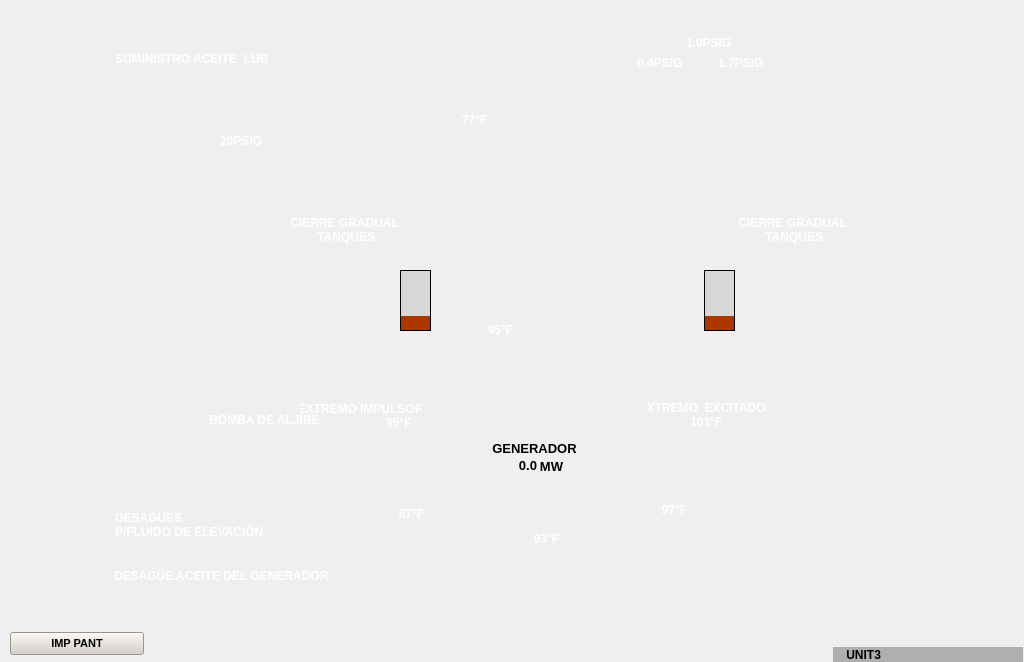
<?xml version="1.0" encoding="UTF-8"?>
<ui version="4.0">
 <class>B2</class>
 <widget class="QWidget" name="B2">
  <property name="geometry">
   <rect>
    <x>0</x>
    <y>0</y>
    <width>1024</width>
    <height>662</height>
   </rect>
  </property>
  <property name="minimumSize">
   <size>
    <width>1024</width>
    <height>662</height>
   </size>
  </property>
  <property name="maximumSize">
   <size>
    <width>1024</width>
    <height>662</height>
   </size>
  </property>
  <property name="windowTitle">
   <string>Form</string>
  </property>
  <widget class="QLabel" name="lbBack">
   <property name="geometry">
    <rect>
     <x>0</x>
     <y>0</y>
     <width>1024</width>
     <height>662</height>
    </rect>
   </property>
   <property name="minimumSize">
    <size>
     <width>1024</width>
     <height>662</height>
    </size>
   </property>
   <property name="maximumSize">
    <size>
     <width>1024</width>
     <height>662</height>
    </size>
   </property>
   <property name="text">
    <string/>
   </property>
   <property name="pixmap">
    <pixmap resource="../Resources.qrc">:/Resources/PNG/B2.png</pixmap>
   </property>
  </widget>
  <widget class="AWMultiObject" name="bombaAlj">
   <property name="geometry">
    <rect>
     <x>217</x>
     <y>450</y>
     <width>101</width>
     <height>81</height>
    </rect>
   </property>
   <property name="Value">
    <number>1</number>
   </property>
   <property name="ElementType">
    <enum>AWMultiObject::BOMBATD</enum>
   </property>
   <property name="OnColor">
    <enum>AWMultiObject::Green</enum>
   </property>
  </widget>
  <widget class="AInstrumentIndicator" name="indBomAlj">
   <property name="geometry">
    <rect>
     <x>240</x>
     <y>413</y>
     <width>61</width>
     <height>61</height>
    </rect>
   </property>
   <property name="Value">
    <number>2</number>
   </property>
   <property name="Orientation">
    <enum>AWMultEstateWidget::Degree90</enum>
   </property>
  </widget>
  <widget class="AInstrumentIndicator" name="ind95F">
   <property name="geometry">
    <rect>
     <x>466</x>
     <y>330</y>
     <width>61</width>
     <height>61</height>
    </rect>
   </property>
   <property name="intID">
    <number>-1</number>
   </property>
   <property name="isUpdateable" stdset="0">
    <bool>false</bool>
   </property>
   <property name="Value">
    <number>2</number>
   </property>
   <property name="Orientation">
    <enum>AWMultEstateWidget::Degree0</enum>
   </property>
   <property name="LineAngle" stdset="0">
    <double>118.000000000000000</double>
   </property>
  </widget>
  <widget class="AInstrumentIndicator" name="ind20Psig">
   <property name="geometry">
    <rect>
     <x>205</x>
     <y>138</y>
     <width>61</width>
     <height>61</height>
    </rect>
   </property>
   <property name="Value">
    <number>2</number>
   </property>
   <property name="Orientation">
    <enum>AWMultEstateWidget::Degree180</enum>
   </property>
  </widget>
  <widget class="AInstrumentIndicator" name="ind77f">
   <property name="geometry">
    <rect>
     <x>442</x>
     <y>119</y>
     <width>61</width>
     <height>61</height>
    </rect>
   </property>
   <property name="Value">
    <number>2</number>
   </property>
   <property name="Orientation">
    <enum>AWMultEstateWidget::Degree0</enum>
   </property>
  </widget>
  <widget class="AInstrumentIndicator" name="ind93f">
   <property name="geometry">
    <rect>
     <x>472</x>
     <y>510</y>
     <width>61</width>
     <height>61</height>
    </rect>
   </property>
   <property name="intID">
    <number>-1</number>
   </property>
   <property name="isUpdateable" stdset="0">
    <bool>false</bool>
   </property>
   <property name="Value">
    <number>2</number>
   </property>
   <property name="Orientation">
    <enum>AWMultEstateWidget::Degree0</enum>
   </property>
   <property name="LineAngle" stdset="0">
    <double>-111.000000000000000</double>
   </property>
  </widget>
  <widget class="AInstrumentIndicator" name="ind0_4psig">
   <property name="geometry">
    <rect>
     <x>618</x>
     <y>60</y>
     <width>61</width>
     <height>61</height>
    </rect>
   </property>
   <property name="Value">
    <number>2</number>
   </property>
   <property name="Orientation">
    <enum>AWMultEstateWidget::Degree90</enum>
   </property>
  </widget>
  <widget class="AInstrumentIndicator" name="ind1_7psig">
   <property name="geometry">
    <rect>
     <x>698</x>
     <y>60</y>
     <width>61</width>
     <height>61</height>
    </rect>
   </property>
   <property name="Value">
    <number>2</number>
   </property>
   <property name="Orientation">
    <enum>AWMultEstateWidget::Degree90</enum>
   </property>
  </widget>
  <widget class="AInstrumentIndicator" name="indCierGraD">
   <property name="geometry">
    <rect>
     <x>687</x>
     <y>193</y>
     <width>61</width>
     <height>61</height>
    </rect>
   </property>
   <property name="Value">
    <number>2</number>
   </property>
   <property name="Orientation">
    <enum>AWMultEstateWidget::Degree90</enum>
   </property>
  </widget>
  <widget class="AInstrumentIndicator" name="ind97f">
   <property name="geometry">
    <rect>
     <x>637</x>
     <y>510</y>
     <width>61</width>
     <height>61</height>
    </rect>
   </property>
   <property name="intID">
    <number>-1</number>
   </property>
   <property name="isUpdateable" stdset="0">
    <bool>false</bool>
   </property>
   <property name="Value">
    <number>2</number>
   </property>
   <property name="Orientation">
    <enum>AWMultEstateWidget::Degree180</enum>
   </property>
   <property name="LineAngle" stdset="0">
    <double>0.000000000000000</double>
   </property>
  </widget>
  <widget class="AInstrumentIndicator" name="indExtImp101f">
   <property name="geometry">
    <rect>
     <x>668</x>
     <y>423</y>
     <width>61</width>
     <height>61</height>
    </rect>
   </property>
   <property name="intID">
    <number>-1</number>
   </property>
   <property name="isUpdateable" stdset="0">
    <bool>false</bool>
   </property>
   <property name="Value">
    <number>2</number>
   </property>
   <property name="Orientation">
    <enum>AWMultEstateWidget::Degree180</enum>
   </property>
   <property name="LineAngle" stdset="0">
    <double>1.000000000000000</double>
   </property>
  </widget>
  <widget class="AInstrumentIndicator" name="indExtImp95f">
   <property name="geometry">
    <rect>
     <x>355</x>
     <y>423</y>
     <width>61</width>
     <height>61</height>
    </rect>
   </property>
   <property name="intID">
    <number>-1</number>
   </property>
   <property name="isUpdateable" stdset="0">
    <bool>false</bool>
   </property>
   <property name="Value">
    <number>2</number>
   </property>
   <property name="Orientation">
    <enum>AWMultEstateWidget::Degree0</enum>
   </property>
   <property name="LineAngle" stdset="0">
    <double>1.000000000000000</double>
   </property>
  </widget>
  <widget class="AInstrumentIndicator" name="ind87f">
   <property name="geometry">
    <rect>
     <x>375</x>
     <y>511</y>
     <width>61</width>
     <height>61</height>
    </rect>
   </property>
   <property name="intID">
    <number>-1</number>
   </property>
   <property name="isUpdateable" stdset="0">
    <bool>false</bool>
   </property>
   <property name="Value">
    <number>2</number>
   </property>
   <property name="Orientation">
    <enum>AWMultEstateWidget::Degree0</enum>
   </property>
   <property name="LineAngle" stdset="0">
    <double>0.000000000000000</double>
   </property>
  </widget>
  <widget class="AInstrumentIndicator" name="indCierGraI">
   <property name="geometry">
    <rect>
     <x>385</x>
     <y>194</y>
     <width>61</width>
     <height>61</height>
    </rect>
   </property>
   <property name="Value">
    <number>2</number>
   </property>
   <property name="Orientation">
    <enum>AWMultEstateWidget::Degree90</enum>
   </property>
  </widget>
  <widget class="QLabel" name="lbSumAceT">
   <property name="geometry">
    <rect>
     <x>115</x>
     <y>51</y>
     <width>191</width>
     <height>16</height>
    </rect>
   </property>
   <property name="font">
    <font>
     <weight>75</weight>
     <bold>true</bold>
    </font>
   </property>
   <property name="styleSheet">
    <string notr="true">color: rgb(255, 255, 255);</string>
   </property>
   <property name="text">
    <string>SUMINISTRO ACEITE  LUB</string>
   </property>
  </widget>
  <widget class="QLabel" name="lbPsigT">
   <property name="geometry">
    <rect>
     <x>220</x>
     <y>133</y>
     <width>101</width>
     <height>16</height>
    </rect>
   </property>
   <property name="font">
    <font>
     <weight>75</weight>
     <bold>true</bold>
    </font>
   </property>
   <property name="styleSheet">
    <string notr="true">color: rgb(255, 255, 255);</string>
   </property>
   <property name="text">
    <string>20PSIG</string>
   </property>
  </widget>
  <widget class="QLabel" name="lb77fT">
   <property name="geometry">
    <rect>
     <x>449</x>
     <y>112</y>
     <width>51</width>
     <height>16</height>
    </rect>
   </property>
   <property name="font">
    <font>
     <weight>75</weight>
     <bold>true</bold>
    </font>
   </property>
   <property name="styleSheet">
    <string notr="true">color: rgb(255, 255, 255);</string>
   </property>
   <property name="text">
    <string>77°F</string>
   </property>
   <property name="alignment">
    <set>Qt::AlignCenter</set>
   </property>
  </widget>
  <widget class="QLabel" name="lb0_4psigT">
   <property name="geometry">
    <rect>
     <x>637</x>
     <y>55</y>
     <width>61</width>
     <height>16</height>
    </rect>
   </property>
   <property name="font">
    <font>
     <weight>75</weight>
     <bold>true</bold>
    </font>
   </property>
   <property name="styleSheet">
    <string notr="true">color: rgb(255, 255, 255);</string>
   </property>
   <property name="text">
    <string>0.4PSIG</string>
   </property>
  </widget>
  <widget class="QLabel" name="lb1_0PsigT">
   <property name="geometry">
    <rect>
     <x>686</x>
     <y>35</y>
     <width>61</width>
     <height>16</height>
    </rect>
   </property>
   <property name="font">
    <font>
     <weight>75</weight>
     <bold>true</bold>
    </font>
   </property>
   <property name="styleSheet">
    <string notr="true">color: rgb(255, 255, 255);</string>
   </property>
   <property name="text">
    <string>1.0PSIG</string>
   </property>
  </widget>
  <widget class="QLabel" name="lb1_7psigT">
   <property name="geometry">
    <rect>
     <x>718</x>
     <y>55</y>
     <width>61</width>
     <height>16</height>
    </rect>
   </property>
   <property name="font">
    <font>
     <weight>75</weight>
     <bold>true</bold>
    </font>
   </property>
   <property name="styleSheet">
    <string notr="true">color: rgb(255, 255, 255);</string>
   </property>
   <property name="text">
    <string>1.7PSIG</string>
   </property>
  </widget>
  <widget class="QLabel" name="lbCierGraIT">
   <property name="geometry">
    <rect>
     <x>289</x>
     <y>209</y>
     <width>111</width>
     <height>41</height>
    </rect>
   </property>
   <property name="font">
    <font>
     <weight>75</weight>
     <bold>true</bold>
    </font>
   </property>
   <property name="styleSheet">
    <string notr="true">color: rgb(255, 255, 255);</string>
   </property>
   <property name="text">
    <string>CIERRE GRADUAL 
 TANQUES</string>
   </property>
   <property name="alignment">
    <set>Qt::AlignCenter</set>
   </property>
  </widget>
  <widget class="QLabel" name="lbCierGraDT">
   <property name="geometry">
    <rect>
     <x>737</x>
     <y>209</y>
     <width>111</width>
     <height>41</height>
    </rect>
   </property>
   <property name="font">
    <font>
     <weight>75</weight>
     <bold>true</bold>
    </font>
   </property>
   <property name="styleSheet">
    <string notr="true">color: rgb(255, 255, 255);</string>
   </property>
   <property name="text">
    <string>CIERRE GRADUAL 
 TANQUES</string>
   </property>
   <property name="alignment">
    <set>Qt::AlignCenter</set>
   </property>
  </widget>
  <widget class="QLabel" name="lb95FT">
   <property name="geometry">
    <rect>
     <x>475</x>
     <y>322</y>
     <width>51</width>
     <height>16</height>
    </rect>
   </property>
   <property name="font">
    <font>
     <weight>75</weight>
     <bold>true</bold>
    </font>
   </property>
   <property name="styleSheet">
    <string notr="true">color: rgb(255, 255, 255);</string>
   </property>
   <property name="text">
    <string>95°F</string>
   </property>
   <property name="alignment">
    <set>Qt::AlignCenter</set>
   </property>
  </widget>
  <widget class="QLabel" name="lbDesFluT">
   <property name="geometry">
    <rect>
     <x>115</x>
     <y>504</y>
     <width>161</width>
     <height>41</height>
    </rect>
   </property>
   <property name="font">
    <font>
     <pointsize>9</pointsize>
     <weight>75</weight>
     <bold>true</bold>
    </font>
   </property>
   <property name="styleSheet">
    <string notr="true">color: rgb(255, 255, 255);</string>
   </property>
   <property name="text">
    <string>DESAGÜES
P/FLUIDO DE ELEVACIÓN</string>
   </property>
   <property name="alignment">
    <set>Qt::AlignLeading|Qt::AlignLeft|Qt::AlignVCenter</set>
   </property>
  </widget>
  <widget class="QLabel" name="lbDesAceT">
   <property name="geometry">
    <rect>
     <x>114</x>
     <y>565</y>
     <width>221</width>
     <height>21</height>
    </rect>
   </property>
   <property name="font">
    <font>
     <pointsize>9</pointsize>
     <weight>75</weight>
     <bold>true</bold>
    </font>
   </property>
   <property name="styleSheet">
    <string notr="true">color: rgb(255, 255, 255);</string>
   </property>
   <property name="text">
    <string>DESAGÜE ACEITE DEL GENERADOR</string>
   </property>
   <property name="alignment">
    <set>Qt::AlignLeading|Qt::AlignLeft|Qt::AlignVCenter</set>
   </property>
  </widget>
  <widget class="QLabel" name="lbBomAljT">
   <property name="geometry">
    <rect>
     <x>209</x>
     <y>412</y>
     <width>111</width>
     <height>16</height>
    </rect>
   </property>
   <property name="font">
    <font>
     <weight>75</weight>
     <bold>true</bold>
    </font>
   </property>
   <property name="styleSheet">
    <string notr="true">color: rgb(255, 255, 255);</string>
   </property>
   <property name="text">
    <string>BOMBA DE ALJIBE</string>
   </property>
   <property name="alignment">
    <set>Qt::AlignCenter</set>
   </property>
  </widget>
  <widget class="QLabel" name="lbExtImp95fT">
   <property name="geometry">
    <rect>
     <x>300</x>
     <y>400</y>
     <width>121</width>
     <height>31</height>
    </rect>
   </property>
   <property name="font">
    <font>
     <weight>75</weight>
     <bold>true</bold>
    </font>
   </property>
   <property name="styleSheet">
    <string notr="true">color: rgb(255, 255, 255);</string>
   </property>
   <property name="text">
    <string>EXTREMO IMPULSOR
                       95°F</string>
   </property>
   <property name="alignment">
    <set>Qt::AlignCenter</set>
   </property>
  </widget>
  <widget class="QLabel" name="lb87fT">
   <property name="geometry">
    <rect>
     <x>386</x>
     <y>506</y>
     <width>51</width>
     <height>16</height>
    </rect>
   </property>
   <property name="font">
    <font>
     <weight>75</weight>
     <bold>true</bold>
    </font>
   </property>
   <property name="styleSheet">
    <string notr="true">color: rgb(255, 255, 255);</string>
   </property>
   <property name="text">
    <string>87°F</string>
   </property>
   <property name="alignment">
    <set>Qt::AlignCenter</set>
   </property>
  </widget>
  <widget class="QLabel" name="lb93fT">
   <property name="geometry">
    <rect>
     <x>521</x>
     <y>531</y>
     <width>51</width>
     <height>16</height>
    </rect>
   </property>
   <property name="font">
    <font>
     <weight>75</weight>
     <bold>true</bold>
    </font>
   </property>
   <property name="styleSheet">
    <string notr="true">color: rgb(255, 255, 255);</string>
   </property>
   <property name="text">
    <string>93°F</string>
   </property>
   <property name="alignment">
    <set>Qt::AlignCenter</set>
   </property>
  </widget>
  <widget class="QLabel" name="lb97f">
   <property name="geometry">
    <rect>
     <x>649</x>
     <y>502</y>
     <width>51</width>
     <height>16</height>
    </rect>
   </property>
   <property name="font">
    <font>
     <weight>75</weight>
     <bold>true</bold>
    </font>
   </property>
   <property name="styleSheet">
    <string notr="true">color: rgb(255, 255, 255);</string>
   </property>
   <property name="text">
    <string>97°F</string>
   </property>
   <property name="alignment">
    <set>Qt::AlignCenter</set>
   </property>
  </widget>
  <widget class="QLabel" name="lbExtExc101fT">
   <property name="geometry">
    <rect>
     <x>646</x>
     <y>394</y>
     <width>121</width>
     <height>41</height>
    </rect>
   </property>
   <property name="font">
    <font>
     <weight>75</weight>
     <bold>true</bold>
    </font>
   </property>
   <property name="styleSheet">
    <string notr="true">color: rgb(255, 255, 255);</string>
   </property>
   <property name="text">
    <string>EXTREMO  EXCITADOR
101°F</string>
   </property>
   <property name="alignment">
    <set>Qt::AlignCenter</set>
   </property>
  </widget>
  <widget class="QLabel" name="lbGenT">
   <property name="geometry">
    <rect>
     <x>489</x>
     <y>440</y>
     <width>91</width>
     <height>16</height>
    </rect>
   </property>
   <property name="font">
    <font>
     <pointsize>10</pointsize>
     <weight>75</weight>
     <bold>true</bold>
    </font>
   </property>
   <property name="text">
    <string>GENERADOR</string>
   </property>
   <property name="alignment">
    <set>Qt::AlignCenter</set>
   </property>
  </widget>
  <widget class="QLabel" name="lbGenU">
   <property name="geometry">
    <rect>
     <x>536</x>
     <y>458</y>
     <width>31</width>
     <height>16</height>
    </rect>
   </property>
   <property name="font">
    <font>
     <pointsize>10</pointsize>
     <weight>75</weight>
     <bold>true</bold>
    </font>
   </property>
   <property name="text">
    <string>MW</string>
   </property>
   <property name="alignment">
    <set>Qt::AlignCenter</set>
   </property>
  </widget>
  <widget class="QLabel" name="lbGen">
   <property name="geometry">
    <rect>
     <x>486</x>
     <y>457</y>
     <width>51</width>
     <height>16</height>
    </rect>
   </property>
   <property name="font">
    <font>
     <pointsize>10</pointsize>
     <weight>75</weight>
     <bold>true</bold>
    </font>
   </property>
   <property name="text">
    <string>0.0</string>
   </property>
   <property name="alignment">
    <set>Qt::AlignRight|Qt::AlignTrailing|Qt::AlignVCenter</set>
   </property>
  </widget>
  <widget class="QLabel" name="lbFlech_1">
   <property name="geometry">
    <rect>
     <x>490</x>
     <y>180</y>
     <width>21</width>
     <height>21</height>
    </rect>
   </property>
   <property name="text">
    <string/>
   </property>
   <property name="pixmap">
    <pixmap resource="../Resources.qrc">:/Resources/PNG/B1/flechadiagonal_abajo.png</pixmap>
   </property>
   <property name="scaledContents">
    <bool>true</bool>
   </property>
  </widget>
  <widget class="QLabel" name="lbFlech_2">
   <property name="geometry">
    <rect>
     <x>570</x>
     <y>180</y>
     <width>21</width>
     <height>21</height>
    </rect>
   </property>
   <property name="text">
    <string/>
   </property>
   <property name="pixmap">
    <pixmap resource="../Resources.qrc">:/Resources/PNG/B1/flechadiagonal_derecha.png</pixmap>
   </property>
   <property name="scaledContents">
    <bool>true</bool>
   </property>
  </widget>
  <widget class="QLabel" name="lbUnit3">
   <property name="geometry">
    <rect>
     <x>833</x>
     <y>647</y>
     <width>190</width>
     <height>15</height>
    </rect>
   </property>
   <property name="font">
    <font>
     <weight>75</weight>
     <bold>true</bold>
    </font>
   </property>
   <property name="styleSheet">
    <string notr="true">background-color: rgb(175, 175, 175);</string>
   </property>
   <property name="text">
    <string>    UNIT3</string>
   </property>
  </widget>
  <widget class="QPushButton" name="btnIMPPant">
   <property name="geometry">
    <rect>
     <x>10</x>
     <y>632</y>
     <width>134</width>
     <height>23</height>
    </rect>
   </property>
   <property name="font">
    <font>
     <pointsize>8</pointsize>
     <weight>75</weight>
     <bold>true</bold>
    </font>
   </property>
   <property name="styleSheet">
    <string notr="true">background-color: rgb(212, 208, 200);</string>
   </property>
   <property name="text">
    <string>IMP PANT</string>
   </property>
  </widget>
  <widget class="QProgressBar" name="pgr_2">
   <property name="geometry">
    <rect>
     <x>704</x>
     <y>270</y>
     <width>31</width>
     <height>61</height>
    </rect>
   </property>
   <property name="styleSheet">
    <string notr="true">QProgressBar {
 border: 1px solid black;
 padding: 0px;
 background: rgb(215, 215, 215);
 }

QProgressBar::chunk {
 background: rgb(170, 54, 0);
 border: 0px solid black;
 }</string>
   </property>
   <property name="value">
    <number>24</number>
   </property>
   <property name="textVisible">
    <bool>false</bool>
   </property>
   <property name="orientation">
    <enum>Qt::Vertical</enum>
   </property>
  </widget>
  <widget class="QProgressBar" name="pgr_1">
   <property name="geometry">
    <rect>
     <x>400</x>
     <y>270</y>
     <width>31</width>
     <height>61</height>
    </rect>
   </property>
   <property name="styleSheet">
    <string notr="true">QProgressBar {
 border: 1px solid black;
 padding: 0px;
 background: rgb(215, 215, 215);
 }

QProgressBar::chunk {
 background: rgb(170, 54, 0);
 border: 0px solid black;
 }</string>
   </property>
   <property name="value">
    <number>24</number>
   </property>
   <property name="textVisible">
    <bool>false</bool>
   </property>
   <property name="orientation">
    <enum>Qt::Vertical</enum>
   </property>
  </widget>
 </widget>
 <customwidgets>
  <customwidget>
   <class>AInstrumentIndicator</class>
   <extends>QWidget</extends>
   <header>ainstrumentindicator.h</header>
  </customwidget>
  <customwidget>
   <class>AWMultiObject</class>
   <extends>QWidget</extends>
   <header>awmultiobject.h</header>
  </customwidget>
 </customwidgets>
 <resources>
  <include location="../Resources.qrc"/>
 </resources>
 <connections/>
</ui>
